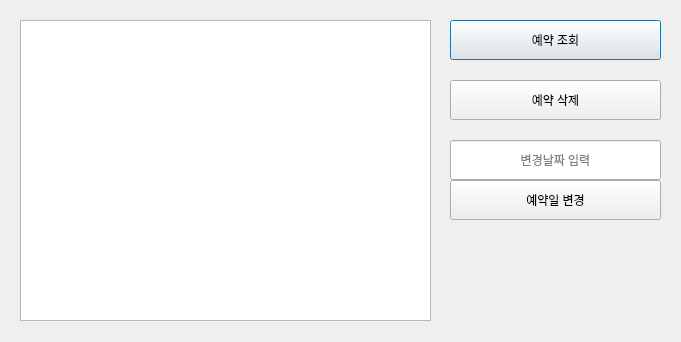
<?xml version="1.0" encoding="UTF-8"?>
<ui version="4.0">
 <class>reservation</class>
 <widget class="QDialog" name="reservation">
  <property name="geometry">
   <rect>
    <x>0</x>
    <y>0</y>
    <width>681</width>
    <height>342</height>
   </rect>
  </property>
  <property name="windowTitle">
   <string>Dialog</string>
  </property>
  <widget class="QListWidget" name="listWidget">
   <property name="geometry">
    <rect>
     <x>20</x>
     <y>20</y>
     <width>411</width>
     <height>301</height>
    </rect>
   </property>
  </widget>
  <widget class="QPushButton" name="pushButton">
   <property name="geometry">
    <rect>
     <x>450</x>
     <y>20</y>
     <width>211</width>
     <height>40</height>
    </rect>
   </property>
   <property name="text">
    <string>예약 조회</string>
   </property>
  </widget>
  <widget class="QPushButton" name="pushButton_2">
   <property name="geometry">
    <rect>
     <x>450</x>
     <y>80</y>
     <width>211</width>
     <height>40</height>
    </rect>
   </property>
   <property name="text">
    <string>예약 삭제</string>
   </property>
  </widget>
  <widget class="QPushButton" name="pushButton_3">
   <property name="geometry">
    <rect>
     <x>450</x>
     <y>180</y>
     <width>211</width>
     <height>40</height>
    </rect>
   </property>
   <property name="text">
    <string>예약일 변경</string>
   </property>
  </widget>
  <widget class="QLineEdit" name="lineEdit">
   <property name="geometry">
    <rect>
     <x>450</x>
     <y>140</y>
     <width>211</width>
     <height>40</height>
    </rect>
   </property>
   <property name="alignment">
    <set>Qt::AlignCenter</set>
   </property>
   <property name="placeholderText">
    <string>변경날짜 입력</string>
   </property>
  </widget>
  <zorder>lineEdit</zorder>
  <zorder>listWidget</zorder>
  <zorder>pushButton</zorder>
  <zorder>pushButton_2</zorder>
  <zorder>pushButton_3</zorder>
 </widget>
 <resources/>
 <connections/>
</ui>
